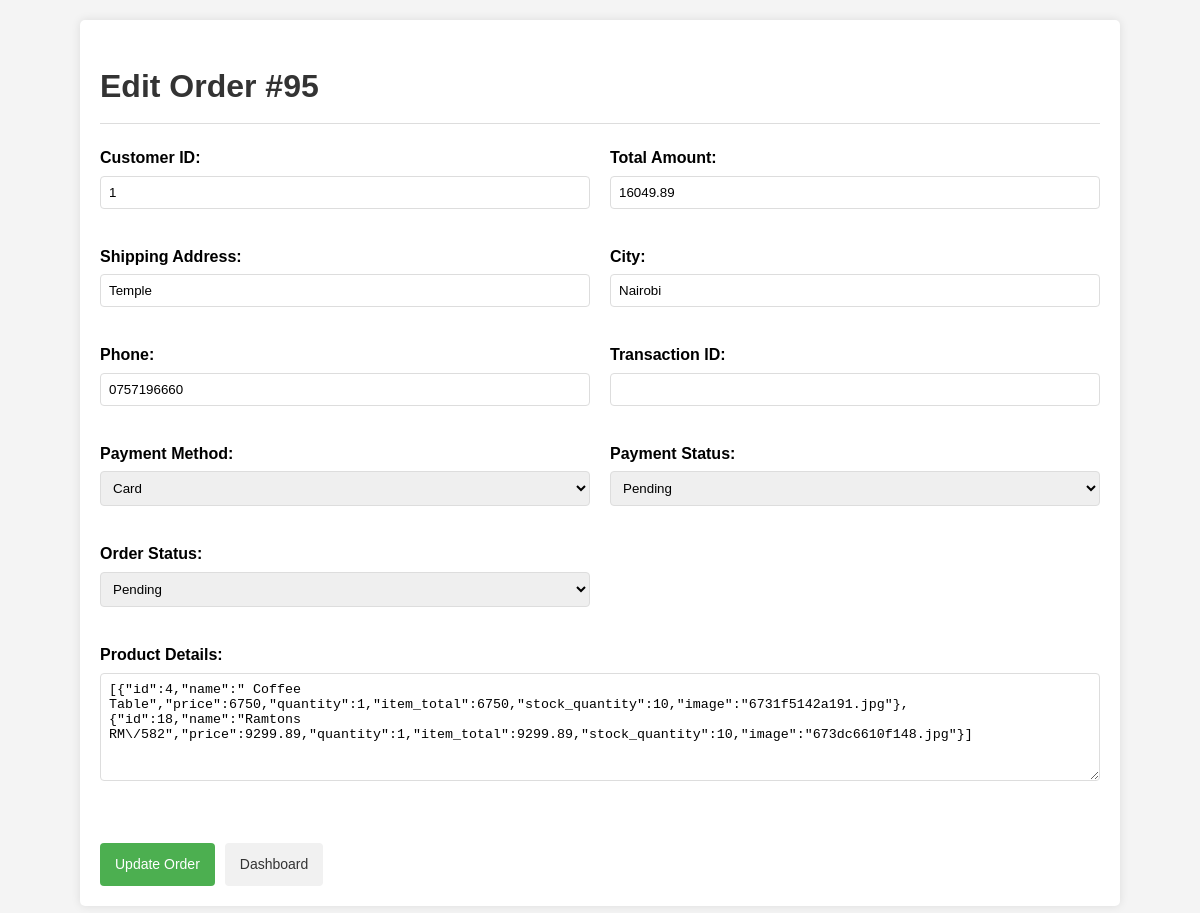
/admin/edit_order.php?id=95 (signed in), run on the app's committed database.
### tables this page shows
CREATE TABLE `orders` (
  `id` int(11) NOT NULL,
  `customer_id` int(11) NOT NULL,
  `total_amount` decimal(10,2) NOT NULL DEFAULT 0.00,
  `shipping_address` varchar(255) NOT NULL,
  `city` varchar(100) NOT NULL,
  `phone` varchar(20) NOT NULL,
  `payment_method` enum('mpesa','card','cash') NOT NULL,
  `payment_status` enum('pending','paid','failed') DEFAULT 'pending',
  `status` enum('pending','processing','shipped','delivered','cancelled') DEFAULT 'pending',
  `transaction_id` varchar(100) DEFAULT NULL,
  `created_at` timestamp NOT NULL DEFAULT current_timestamp(),
  `updated_at` timestamp NOT NULL DEFAULT current_timestamp() ON UPDATE current_timestamp(),
  `product_details` text DEFAULT NULL
);

### admin/edit_order.php (the view, shortened to what this page needs)
<?php
$servername = "localhost";
$username = "root";
$password = "";
$dbname = "ecommerce";
$conn = new mysqli($servername, $username, $password, $dbname);
$order_id = "";
$customer_id = "";
$total_amount = "";
$shipping_address = "";
$city = "";
$phone = "";
$payment_method = "";
$payment_status = "";
$status = "";
$transaction_id = "";
$product_details = "";
$error_message = "";
if ($_SERVER["REQUEST_METHOD"] == "POST" && isset($_POST["update_order"])) {
    $order_id = $_POST["order_id"];
    $customer_id = filter_var($_POST["customer_id"], FILTER_SANITIZE_NUMBER_INT);
    $total_amount = filter_var($_POST["total_amount"], FILTER_SANITIZE_NUMBER_FLOAT, FILTER_FLAG_ALLOW_FRACTION);
    $shipping_address = htmlspecialchars($_POST["shipping_address"]);
    $city = htmlspecialchars($_POST["city"]);
    $phone = htmlspecialchars($_POST["phone"]);
    $payment_method = $_POST["payment_method"];
    $payment_status = $_POST["payment_status"];
    $status = $_POST["status"];
    $transaction_id = htmlspecialchars($_POST["transaction_id"]);
    $product_details = $_POST["product_details"];
    $sql1 = "UPDATE orders SET
            customer_id = ?,
            total_amount = ?,
            shipping_address = ?,
            city = ?,
            phone = ?,
            payment_method = ?,
            payment_status = ?,
            status = ?,
            transaction_id = ?
            WHERE id = ?";
    $stmt1 = $conn->prepare($sql1);
    $stmt1->bind_param(
        "idsssssssi",
        $customer_id,
        $total_amount,
        $shipping_address,
        $city,
        $phone,
        $payment_method,
        $payment_status,
        $status,
        $transaction_id,
        $order_id
    );
    if ($stmt1->execute()) {
        $sql2 = "UPDATE orders SET product_details = ? WHERE id = ?";
        $stmt2 = $conn->prepare($sql2);
        $stmt2->bind_param("si", $product_details, $order_id);
        if ($stmt2->execute()) {
            $success_message = "Order #$order_id updated successfully!";
        } else {
            $error_message = "Error updating product details: " . $conn->error;
        }
        $stmt2->close();
    } else {
        $error_message = "Error updating order: " . $stmt1->error;
    }
    $stmt1->close();
} elseif (isset($_GET["id"]) && is_numeric($_GET["id"])) {
    $order_id = $_GET["id"];
    $sql = "SELECT * FROM orders WHERE id = ?";
    $stmt = $conn->prepare($sql);
    $stmt->bind_param("i", $order_id);
    $stmt->execute();
    $result = $stmt->get_result();
    if ($result->num_rows > 0) {
        $order = $result->fetch_assoc();
        $customer_id = $order["customer_id"];
        $total_amount = $order["total_amount"];
        $shipping_address = $order["shipping_address"];
        $city = $order["city"];
        $phone = $order["phone"];
        $payment_method = $order["payment_method"];
        $payment_status = $order["payment_status"];
        $status = $order["status"];
        $transaction_id = $order["transaction_id"];
        $product_details = $order["product_details"];
    } else {
        $error_message = "Order not found.";
    }
} else {
    $error_message = "No order ID specified.";
}
?>
<!DOCTYPE html>
<html lang="en">
<head>
</head>
<body>
    <div class="admin-container">
        <h1>Edit Order #<?php echo $order_id; ?></h1>
        <?php if (!empty($order_id) && empty($error_message)): ?>
            <form method="POST" action="<?php echo htmlspecialchars($_SERVER["PHP_SELF"]); ?>">
                <div class="form-grid">
                    <div class="form-group">
                        <label for="customer_id">Customer ID:</label>
                        <input type="number" id="customer_id" name="customer_id" value="<?php echo $customer_id; ?>" required>
                    </div>
                    <div class="form-group">
                        <label for="total_amount">Total Amount:</label>
                        <input type="number" id="total_amount" name="total_amount" step="0.01" value="<?php echo $total_amount; ?>" required>
                    </div>
                    <div class="form-group">
                        <label for="shipping_address">Shipping Address:</label>
                        <input type="text" id="shipping_address" name="shipping_address" value="<?php echo $shipping_address; ?>" required>
                    </div>
                    <div class="form-group">
                        <label for="city">City:</label>
                        <input type="text" id="city" name="city" value="<?php echo $city; ?>" required>
                    </div>
                    <div class="form-group">
                        <label for="phone">Phone:</label>
                        <input type="text" id="phone" name="phone" value="<?php echo $phone; ?>" required>
                    </div>
                    <div class="form-group">
                        <label for="transaction_id">Transaction ID:</label>
                        <input type="text" id="transaction_id" name="transaction_id" value="<?php echo $transaction_id; ?>">
                    </div>
                    <div class="form-group">
                        <label for="payment_method">Payment Method:</label>
                        <select id="payment_method" name="payment_method" required>
                            <option value="card" <?php echo ($payment_method == 'card') ? 'selected' : ''; ?>>Card</option>
                        </select>
                    </div>
                    <div class="form-group">
                        <label for="payment_status">Payment Status:</label>
                        <select id="payment_status" name="payment_status" required>
                            <option value="pending" <?php echo ($payment_status == 'pending') ? 'selected' : ''; ?>>Pending</option>
                        </select>
                    </div>
                    <div class="form-group">
                        <label for="status">Order Status:</label>
                        <select id="status" name="status" required>
                            <option value="pending" <?php echo ($status == 'pending') ? 'selected' : ''; ?>>Pending</option>
                        </select>
                    </div>
                    <div class="form-group full-width">
                        <label for="product_details">Product Details:</label>
                        <textarea id="product_details" name="product_details" rows="6"><?php echo htmlspecialchars($product_details); ?></textarea>
                    </div>
                    <div class="form-actions">
                        <button type="submit" name="update_order" class="btn btn-primary">Update Order</button>
                        <a href="dashboard.php" class="btn btn-secondary">Dashboard</a>
                    </div>
                </div>
            </form>
        <?php else: ?>
            <p>Return to <a href="orders.php">Orders List</a></p>
        <?php endif; ?>
    </div>
</body>
</html>

### admin/edit_order.php (style rules this page uses)
body { font-family: Arial, sans-serif; line-height: 1.6; margin: 0; padding: 20px; background-color: #f4f4f4; }
.admin-container { max-width: 1000px; margin: 0 auto; background: #fff; padding: 20px; border-radius: 5px; box-shadow: 0 0 10px rgba(0,0,0,0.1); }
h1 { color: #333; border-bottom: 1px solid #ddd; padding-bottom: 10px; }
.form-grid { display: grid; grid-template-columns: 1fr 1fr; gap: 20px; }
.form-group { margin-bottom: 15px; }
.full-width { grid-column: span 2; }
label { display: block; margin-bottom: 5px; font-weight: bold; }
input[type="text"], input[type="number"], select, textarea { width: 100%; padding: 8px; border: 1px solid #ddd; border-radius: 4px; box-sizing: border-box; }
.form-actions { margin-top: 20px; display: flex; gap: 10px; grid-column: span 2; }
.btn { padding: 10px 15px; border: none; border-radius: 4px; cursor: pointer; text-decoration: none; display: inline-block; font-size: 14px; }
.btn-primary { background-color: #4CAF50; color: white; }
.btn-secondary { background-color: #f1f1f1; color: #333; }

### data on the page
orders: customer_id "1", total_amount "16049.89", shipping_address "Temple", city "Nairobi", phone "0757196660", payment_method "Card", payment_status "Pending", status "Pending", product_details "[{\"id\":4,\"name\":\" Coffee Table\",\"price\":6750,\"quantity\":1,\"item_total\":6750,\"stock_quantity\":10,\"image\":\"6731f5142a191.jpg\"},{\"id\":18,\"name\":\"Ramtons RM\\/582\",\"price\":9299.89,\"quantity\":1,\"item_total\":9299.89,\"stock_quantity\":10,\"image\":\"673dc6610f148.jpg\"}]"

### other printed values
$order_id "95"
